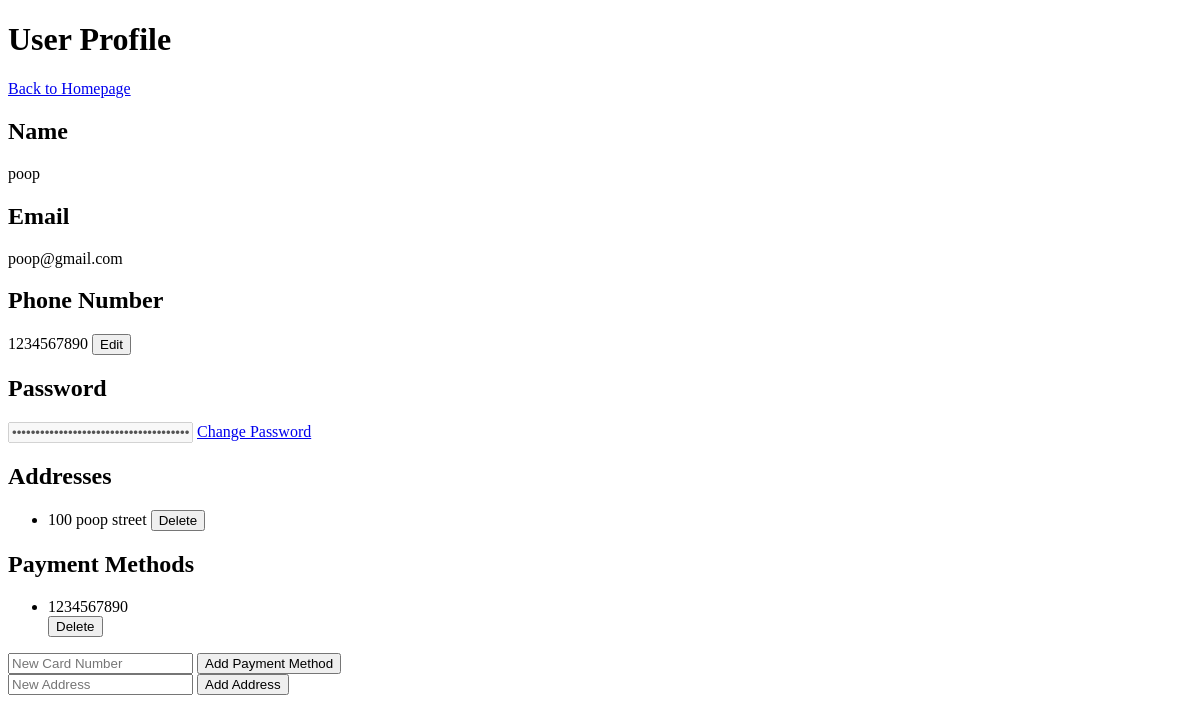
Before: /profile (signed in) with the older database file.
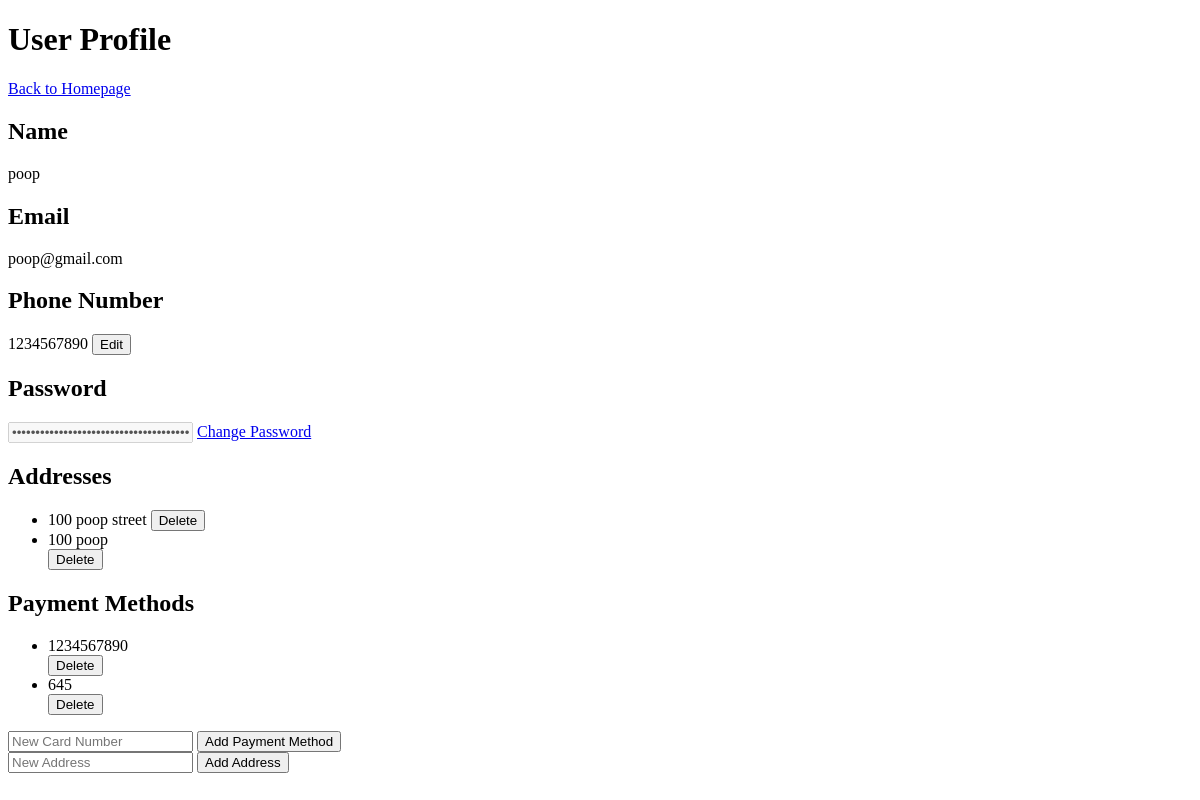
After: the same page with the newer database file.
### models.py (models this page shows, shortened)
class User(db.Model, UserMixin):
    id = db.Column(db.Integer, primary_key=True)
    name = db.Column(db.String(20), unique=True, nullable=False)
    email = db.Column(db.String(20), unique=True, nullable=False)
    phone_number = db.Column(db.String(10), unique=True, nullable=False)
    password = db.Column(db.String(255), nullable=False)
    addresses = db.relationship('Address', backref='user', cascade='all,delete', lazy='dynamic')
    payment_methods = db.relationship('Payment_Method', backref='user', cascade='all,delete',lazy='dynamic')

class Address(db.Model):
    id = db.Column(db.Integer, primary_key=True)
    address = db.Column(db.String(50), nullable=False)
    default = db.Column(db.Boolean, default=False, nullable=False)
    user_id = db.Column(db.Integer, db.ForeignKey('user.id'), nullable=False)

class Payment_Method(db.Model):
    id = db.Column(db.Integer, primary_key=True)
    card_num = db.Column(db.String(16), nullable=False)
    default = db.Column(db.Boolean, default=False, nullable=False)
    user_id = db.Column(db.Integer, db.ForeignKey('user.id'), nullable=False)

### Profile_Page/Profile.py (the view, shortened to what this page needs)
@profile_blueprint.route("/profile", methods = ['GET', 'POST'])
@login_required
def profile():
    if current_user.is_authenticated:
        name = current_user.name
        email = current_user.email
        phone_number = current_user.phone_number
        password = current_user.password
        addresses = current_user.addresses
        payment_methods = current_user.payment_methods
    return render_template("Profile.html",name=name,email=email,phone_number=phone_number, password=password, addresses=addresses, payment_methods=payment_methods)

### app.py (called while the page is built)
@login_manager.user_loader
def load_user(user_id):
    return User.query.get(int(user_id))

### templates/Profile.html (shortened to what this page needs)
<!DOCTYPE html>
<html>
<head>
</head>
<body>
    <h1>User Profile</h1>
    <a href={{ url_for('homepage.homepage') }}>Back to Homepage</a>
    <form method="post" action="/profile">
        <h2>Name</h2>
        <p>{{name}}</p>
        <h2>Email</h2>
        <p>{{email}}</p>
        <h2>Phone Number</h2>
        <p>
            <span id="phone_number">{{ phone_number }}</span>
            <button onclick="enableEdit('phone_number')">Edit</button>
        </p>
        <h2>Password</h2>
        <p>
            <input type="password" name="password" value="{{password}}" disabled>
            <a href="#" onclick="enableEdit('password')">Change Password</a>
        </p>
        <h2>Addresses</h2>
        <ul id="addresses">
            {% for address in addresses %}
            <li>
                <span>{{ address.address }}</span>
                <form method="post" action="{{ url_for('delete_address.delete_address') }}">
                    <button type="submit">Delete</button>
                </form>
            </li>
            {% endfor %}
        </ul>
        <h2>Payment Methods</h2>
        <ul id="payment-methods">
            {% for payment_method in payment_methods %}
            <li>
                <span>{{ payment_method.card_num }}</span>
                <form method="post" action="{{ url_for('delete_payment.delete_payment') }}">
                    <button type="submit">Delete</button>
                </form>
            </li>
            {% endfor %}
        </ul>
    <form method="post" action="{{ url_for('add_payment.add_payment') }}" id="addPaymentForm">
        <input type="text" name="card_num" placeholder="New Card Number">
        <input type="submit" value="Add Payment Method">
    </form>
    <form method="post" action="{{ url_for('add_address.add_address') }}" id="addAddressForm">
        <input type="text" name="address" placeholder="New Address">
        <input type="submit" value="Add Address">
    </form>
</body>
</html>

Changed rows visible on the page:
added Address: address "100 poop"
added Payment_Method: card_num "645"
